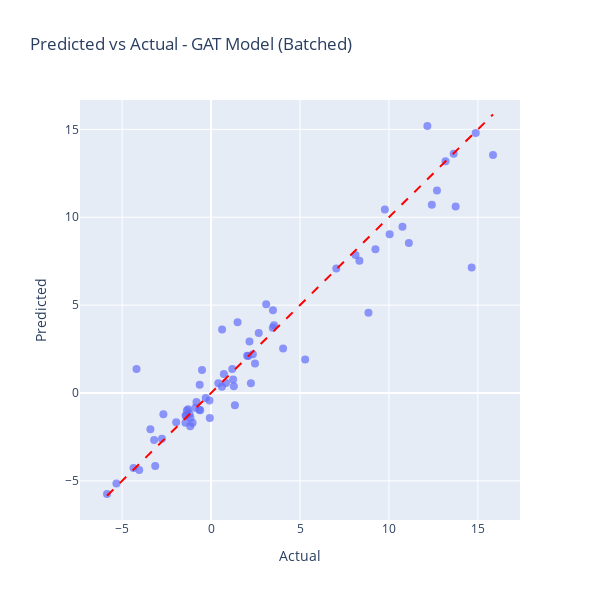

Write notebook code for a chart like this one.
### Code cell
eval_loader = DataLoader(graph_list, batch_size=32, shuffle=False)
plot_predictions_plotly(eval_loader, model, metadata_df=molecules_df)

### Figure 1 — Plotly figure (JSON) as saved in the notebook; plotly's stock layout.template omitted (floating-point values rounded to 4 significant figures; data arrays with more than 128 entries replaced by an {"elided": "..."} marker saying what was removed)
{"data": [{"customdata": {"elided": "70x4 mixed values"}, "hovertemplate": "Actual=%{x}<br>Predicted=%{y}<br>Inhibitor Name=%{customdata[0]}<extra></extra>", "legendgroup": "", "marker": {"color": "#636efa", "opacity": 0.7, "size": 8, "symbol": "circle"}, "mode": "markers", "name": "", "orientation": "v", "showlegend": false, "type": "scatter", "x": [5.29, 10.04, -0.51, 2.09, 3.54, 9.77, -1.36, -1.43, 3.48, -0.64, 2.03, 2.35, 7.04, 12.16, 10.76, 13.18, 13.64, -1.4, 1.49, 2.16, -2.68, 12.7, 0.72, 1.28, 14.65, 3.1, 3.47, 8.85, 14.88, 8.12, -1.04, 2.47, 8.34, 0.61, 0.84, -0.66, -1.96, 11.12, 1.24, 4.05, 0.41, -1.16, -0.3, -3.41, -1.44, 13.75, -3.2, -5.32, -3.14, -4.04, -1.29, 0.62, -0.07, -4.36, 1.34, -1.17, 12.41, -1.21, -0.61, 15.85, 9.24, -0.09, -0.82, -4.19, -2.76, 1.19, 2.68, -0.88, -5.85, 2.24], "xaxis": "x", "y": [1.911, 9.028, 1.31, 2.098, 3.855, 10.45, -0.9962, -1.276, 4.702, 0.4713, 2.118, 2.209, 7.088, 15.19, 9.459, 13.18, 13.61, -1.288, 4.021, 2.93, -1.205, 11.52, 1.075, 0.386, 7.142, 5.045, 3.716, 4.572, 14.79, 7.848, -1.699, 1.684, 7.531, 0.3504, 0.5665, -0.9506, -1.672, 8.531, 0.7615, 2.527, 0.5512, -1.413, -0.2806, -2.068, -1.687, 10.61, -2.675, -5.145, -4.152, -4.379, -0.9308, 3.615, -1.419, -4.264, -0.6908, -1.895, 10.72, -1.199, -0.9869, 13.54, 8.177, -0.4271, -0.5061, 1.359, -2.6, 1.359, 3.408, -0.8452, -5.747, 0.5512], "yaxis": "y"}], "layout": {"height": 600, "legend": {"tracegroupgap": 0}, "shapes": [{"line": {"color": "red", "dash": "dash"}, "type": "line", "x0": -5.85, "x1": 15.85, "y0": -5.85, "y1": 15.85}], "showlegend": false, "title": {"text": "Predicted vs Actual - GAT Model (Batched)"}, "width": 600, "xaxis": {"anchor": "y", "domain": [0, 1], "title": {"text": "Actual"}}, "yaxis": {"anchor": "x", "domain": [0, 1], "title": {"text": "Predicted"}}}}
